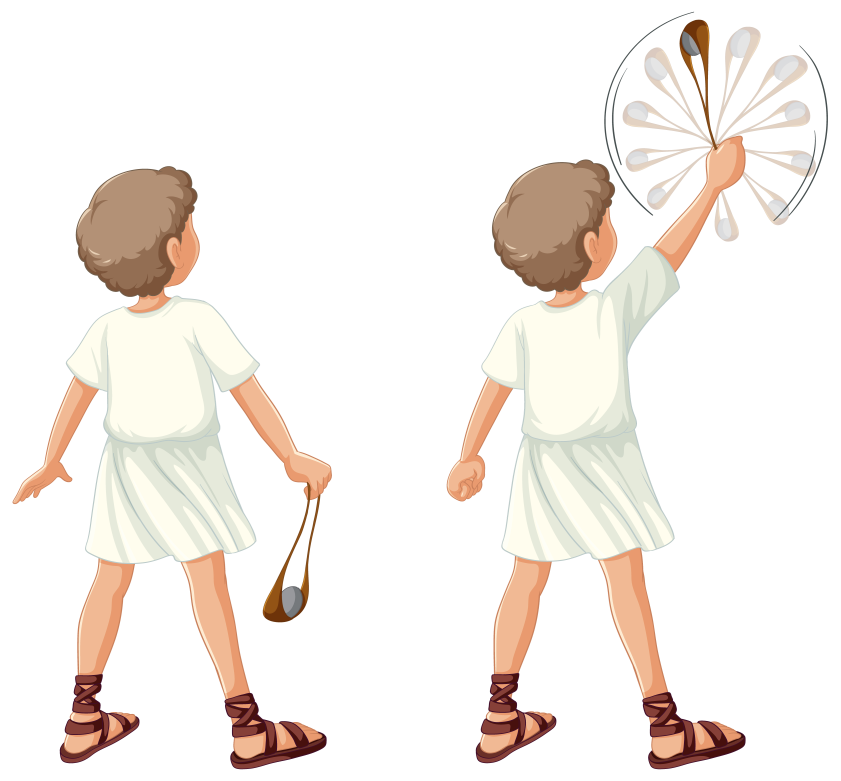
#> input picture lpjw_7adp_230906.jpg, 5041 x 4684 px (shown at 1/6 size)
$ python remove_white.py
#> lines starting #> are read from the running program, lines starting #| are printed output that depends on the picture; after the words box and inside, x2 and y2 are one past the last pixel; in counts of white or black regions, pixels touching at a corner belong together
"""Strip white backgrounds from character JPGs → transparent PNGs."""
import cv2
import numpy as np

MAX_DIM = 1400


def border_white_mask(white: np.ndarray, open_size: int = 5) -> np.ndarray:
    kernel = cv2.getStructuringElement(cv2.MORPH_ELLIPSE, (open_size, open_size))
    opened = cv2.morphologyEx(white, cv2.MORPH_OPEN, kernel)

    n, labels = cv2.connectedComponents(opened)
    border = set()
    for row in (labels[0], labels[-1]):
        border.update(row.tolist())
    for col in (labels[:, 0], labels[:, -1]):
        border.update(col.tolist())
    border.discard(0)

    bg = np.isin(labels, list(border))
    bg = cv2.dilate(bg.astype(np.uint8), kernel, iterations=1).astype(bool)
    return bg


def remove_white_region(img: np.ndarray, tolerance: int, open_size: int = 5) -> np.ndarray:
    bgr = img.astype(np.int16)
    white = (
        (bgr[:, :, 0] >= 255 - tolerance)
        & (bgr[:, :, 1] >= 255 - tolerance)
        & (bgr[:, :, 2] >= 255 - tolerance)
    ).astype(np.uint8)

    bg = border_white_mask(white, open_size)
    rgba = cv2.cvtColor(img, cv2.COLOR_BGR2BGRA)
    rgba[:, :, 3] = np.where(bg, 0, 255).astype(np.uint8)

    kernel = cv2.getStructuringElement(cv2.MORPH_ELLIPSE, (5, 5))
    rgba[:, :, 3] = cv2.morphologyEx(rgba[:, :, 3], cv2.MORPH_CLOSE, kernel, iterations=1)
    return rgba


def process(path_in: str, path_out: str, tolerance: int, split_halves: bool = False) -> None:
    img = cv2.imread(path_in, cv2.IMREAD_COLOR)
    h, w = img.shape[:2]
    scale = min(1.0, MAX_DIM / max(h, w))
    if scale < 1.0:
        img = cv2.resize(img, (int(w * scale), int(h * scale)), interpolation=cv2.INTER_AREA)
        h, w = img.shape[:2]

    if split_halves:
        mid = w // 2
        left = remove_white_region(img[:, :mid], tolerance, open_size=3)
        right = remove_white_region(img[:, mid:], tolerance, open_size=3)
        rgba = np.concatenate([left, right], axis=1)
    else:
        rgba = remove_white_region(img, tolerance, open_size=5)

    cv2.imwrite(path_out, rgba)
    print(f"Saved {path_out} ({w}x{h})")


process("lpjw_7adp_230906.jpg", "lpjw_7adp_230906.png", tolerance=18, split_halves=True)
#> in process, img is the input picture: shape (4684, 5041, 3); mean B, G, R 233.3, 238.6, 245
#> in remove_white_region, `white = ( (bgr[:, :, 0] >= 255 - tolerance) & (bgr[:, :, 1] >= 255 - t..`:
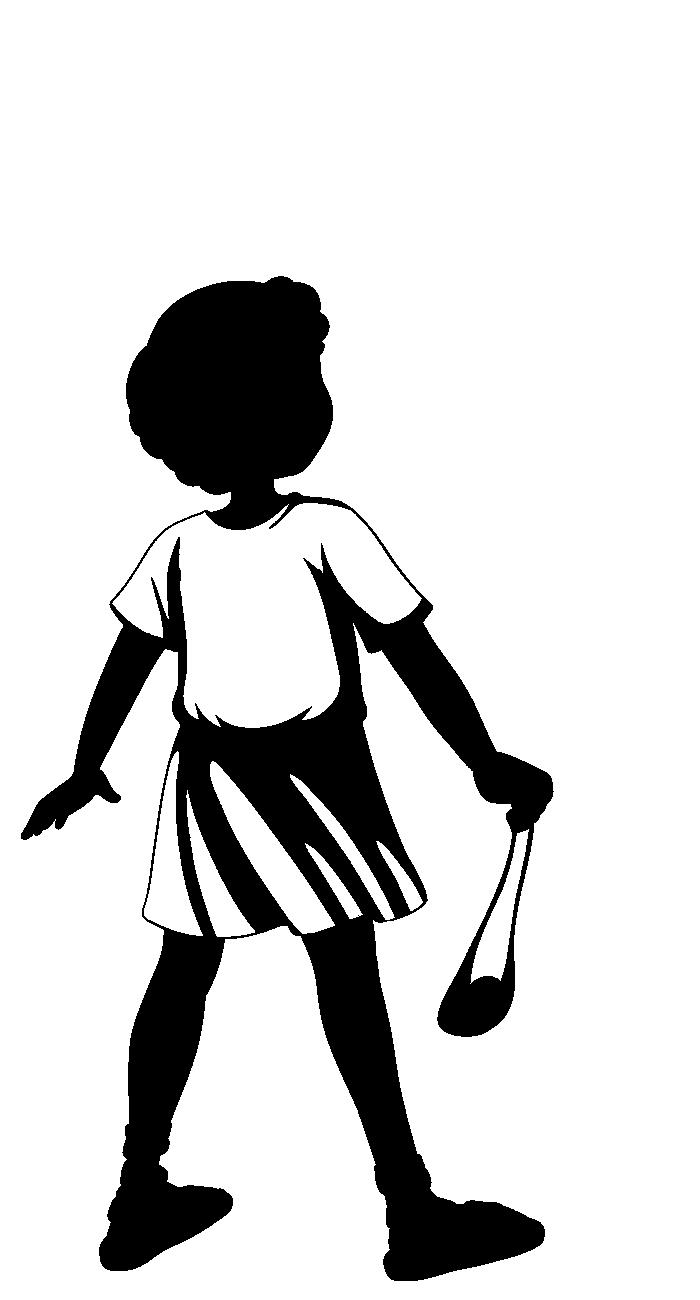
#> white: shape (1300, 700); values 0 (black) and 1 (white), 83.2% white; 1 black region, box (x1, y1, x2, y2) and area: (21, 276, 554, 1281) 152967
#> in border_white_mask, `opened = cv2.morphologyEx(white, cv2.MORPH_OPEN, kernel)`: opened: shape (1300, 700); values 0 (black) and 1 (white), 83.2% white; 1 black region, box (x1, y1, x2, y2) and area: (21, 276, 554, 1281) 153064
#> in border_white_mask, `n, labels = cv2.connectedComponents(opened)`:
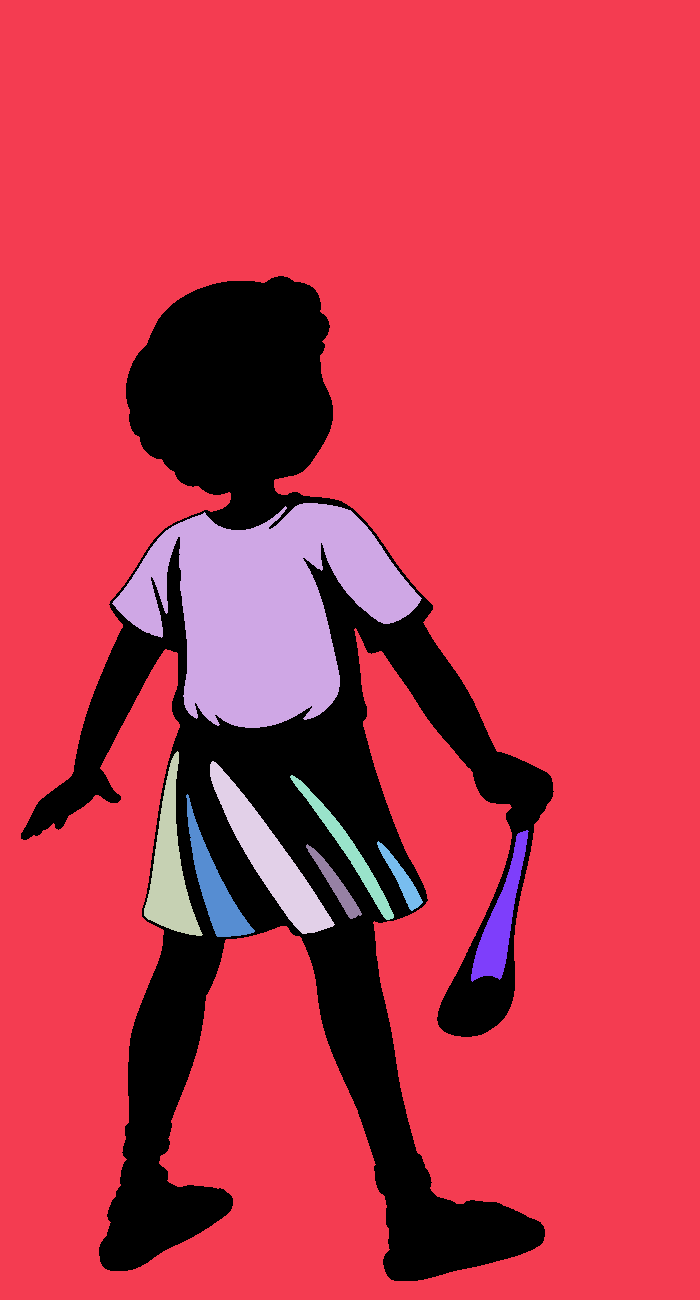
#> labels: shape (1300, 700) int32; 10 distinct labels, from 0 to 9; one colour per label, 0 black
#> in border_white_mask, `n, labels = cv2.connectedComponents(opened)`: n = 10
#> the loop in border_white_mask, `for row in (labels[0], labels[-1]):` made 2 passes
#> after the loop in border_white_mask, `for row in (labels[0], labels[-1]):`: border = 1 item
#> the loop in border_white_mask, `for col in (labels[:, 0], labels[:, -1]):` made 2 passes
#> in border_white_mask, `bg = np.isin(labels, list(border))`: bg: shape (1300, 700) bool; 76.7% white; 1 black region, box (x1, y1, x2, y2) and area: (21, 276, 554, 1281) 211911
#> in border_white_mask, `bg = cv2.dilate(bg.astype(np.uint8), kernel, iterations=1).astype(bool)`: bg: shape (1300, 700) bool; 77.2% white; 1 black region, box (x1, y1, x2, y2) and area: (22, 277, 553, 1280) 207155
#> in remove_white_region, `rgba[:, :, 3] = cv2.morphologyEx(rgba[:, :, 3], cv2.MORPH_CLOSE, kerne..`: rgba: shape (1300, 700, 4); mean B, G, R, A 234.5, 239.6, 245.8, 58.1
#> in remove_white_region (call 2), `white = ( (bgr[:, :, 0] >= 255 - tolerance) & (bgr[:, :, 1] >= 255 - t..`: white: shape (1300, 700); values 0 (black) and 1 (white), 78.7% white; 4 black regions (1 under 20 px), largest, box (x1, y1, x2, y2) and area: (44, 32, 680, 1281) 192559, (307, 19, 457, 359) 1233, (319, 113, 346, 275) 486
#> call 2 of border_white_mask, with open_size = 3
#> in border_white_mask (call 2), `opened = cv2.morphologyEx(white, cv2.MORPH_OPEN, kernel)`: opened: shape (1300, 700); values 0 (black) and 1 (white), 78.6% white; 4 black regions (1 under 20 px), largest, box (x1, y1, x2, y2) and area: (44, 32, 680, 1281) 192790, (307, 19, 457, 359) 1233, (319, 113, 346, 275) 486
#> in border_white_mask (call 2), `n, labels = cv2.connectedComponents(opened)`:
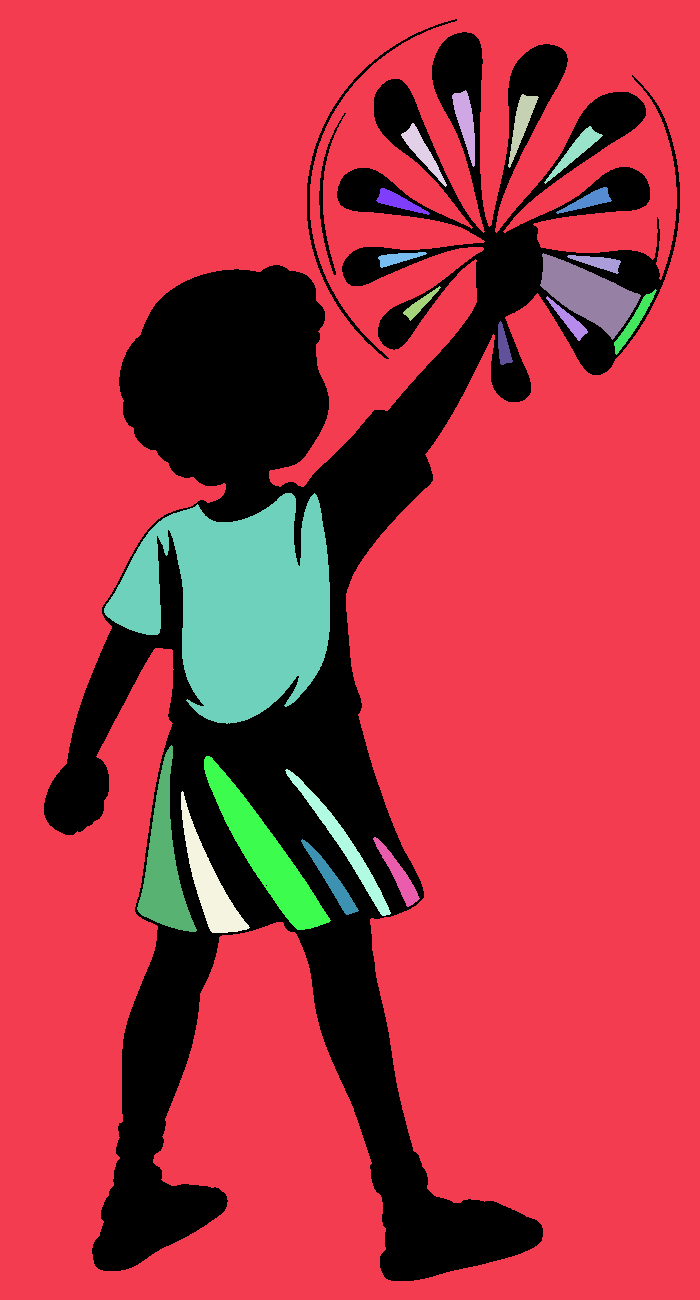
#> labels: shape (1300, 700) int32; 22 distinct labels, from 0 to 21; one colour per label, 0 black
#> in border_white_mask (call 2), `n, labels = cv2.connectedComponents(opened)`: n = 22
#> the loop in border_white_mask (call 2), `for row in (labels[0], labels[-1]):` made 2 passes
#> the loop in border_white_mask (call 2), `for col in (labels[:, 0], labels[:, -1]):` made 2 passes
#> in border_white_mask (call 2), `bg = np.isin(labels, list(border))`: bg: shape (1300, 700) bool; 71.9% white; 3 black regions, box (x1, y1, x2, y2) and area: (44, 32, 680, 1281) 253686, (307, 19, 457, 359) 1233, (319, 113, 346, 275) 486
#> in border_white_mask (call 2), `bg = cv2.dilate(bg.astype(np.uint8), kernel, iterations=1).astype(bool)`: bg: shape (1300, 700) bool; 72.9% white; 32 black regions (29 under 20 px), largest, box (x1, y1, x2, y2) and area: (45, 33, 679, 1280) 245824, (308, 44, 399, 358) 446, (320, 166, 335, 274) 145
#> in remove_white_region (call 2), `rgba[:, :, 3] = cv2.morphologyEx(rgba[:, :, 3], cv2.MORPH_CLOSE, kerne..`: rgba: shape (1300, 700, 4); mean B, G, R, A 232.1, 237.6, 244.1, 69.1
#| Saved lpjw_7adp_230906.png (1400x1300)
process("v45d_bdsn_230906.jpg", "v45d_bdsn_230906.png", tolerance=28, split_halves=False)
#> call 2 of process, with path_in = 'v45d_bdsn_230906.jpg', path_out = 'v45d_bdsn_230906.png', tolerance = 28, split_halves = False
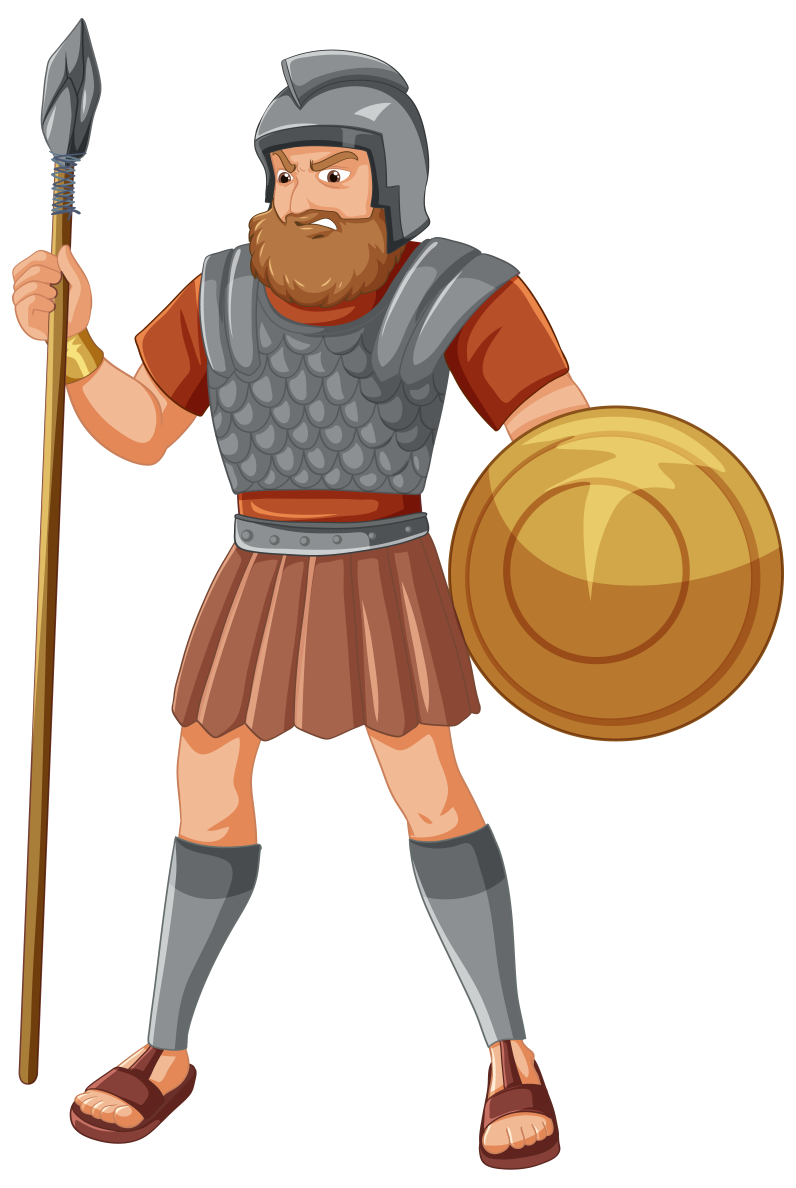
#> input picture v45d_bdsn_230906.jpg, 3978 x 5937 px (shown at 1/5 size)
#> in process, img is the input picture: shape (5937, 3978, 3); mean B, G, R 190.5, 203.5, 219.8
#> in remove_white_region (call 3), `white = ( (bgr[:, :, 0] >= 255 - tolerance) & (bgr[:, :, 1] >= 255 - t..`: white: shape (1400, 938); values 0 (black) and 1 (white), 61.9% white; 1 black region, box (x1, y1, x2, y2) and area: (14, 21, 925, 1380) 500812
#> call 3 of border_white_mask, with open_size = 5
#> in border_white_mask (call 3), `opened = cv2.morphologyEx(white, cv2.MORPH_OPEN, kernel)`: opened: shape (1400, 938); values 0 (black) and 1 (white), 61.8% white; 1 black region, box (x1, y1, x2, y2) and area: (14, 21, 925, 1380) 501134
#> in border_white_mask (call 3), `n, labels = cv2.connectedComponents(opened)`:
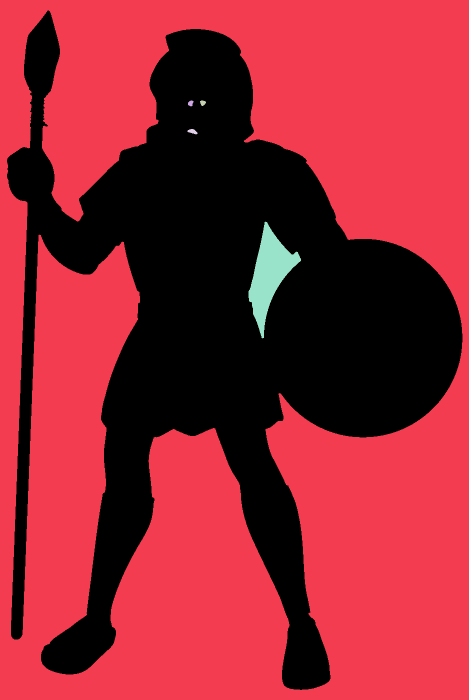
#> labels: shape (1400, 938) int32 (shown at 1/2 size); 6 distinct labels, from 0 to 5; one colour per label, 0 black
#> in border_white_mask (call 3), `n, labels = cv2.connectedComponents(opened)`: n = 6
#> the loop in border_white_mask (call 3), `for row in (labels[0], labels[-1]):` made 2 passes
#> the loop in border_white_mask (call 3), `for col in (labels[:, 0], labels[:, -1]):` made 2 passes
#> in border_white_mask (call 3), `bg = np.isin(labels, list(border))`: bg: shape (1400, 938) bool; 61.1% white; 1 black region, box (x1, y1, x2, y2) and area: (14, 21, 925, 1380) 511274
#> in border_white_mask (call 3), `bg = cv2.dilate(bg.astype(np.uint8), kernel, iterations=1).astype(bool)`:
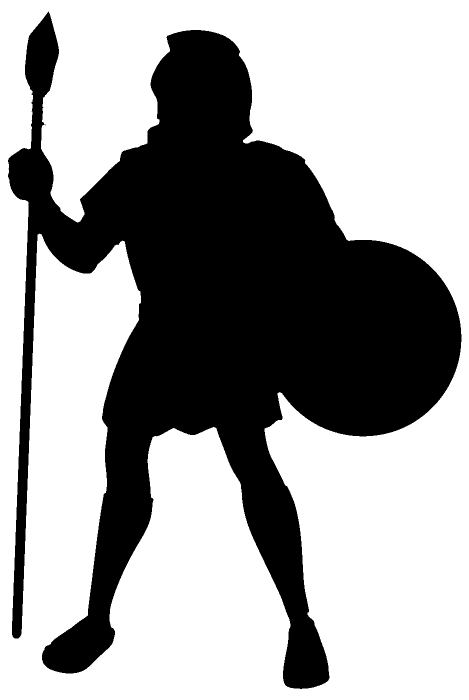
#> bg: shape (1400, 938) bool (shown at 1/2 size); 62.3% white; 1 black region, box (x1, y1, x2, y2) and area: (16, 23, 923, 1378) 494920
#| Saved v45d_bdsn_230906.png (938x1400)
